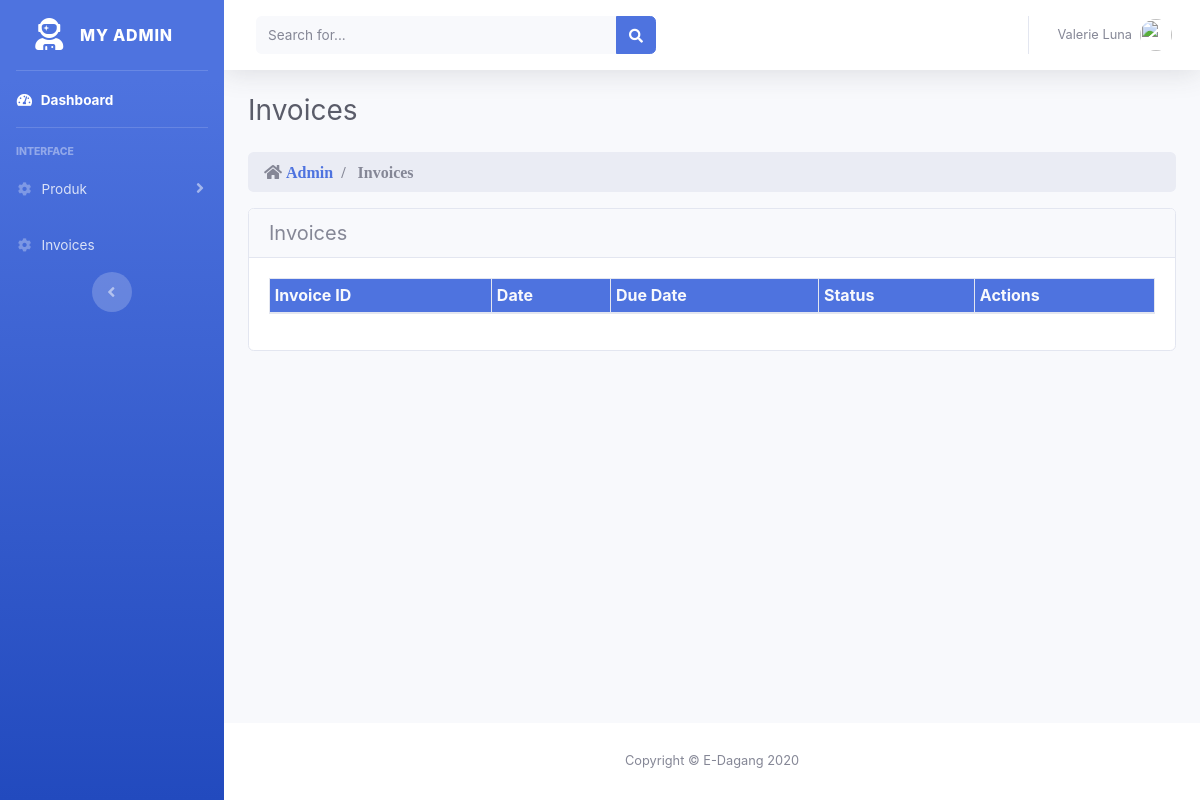
Page /index.php/admin/invoices on the earlier database version.
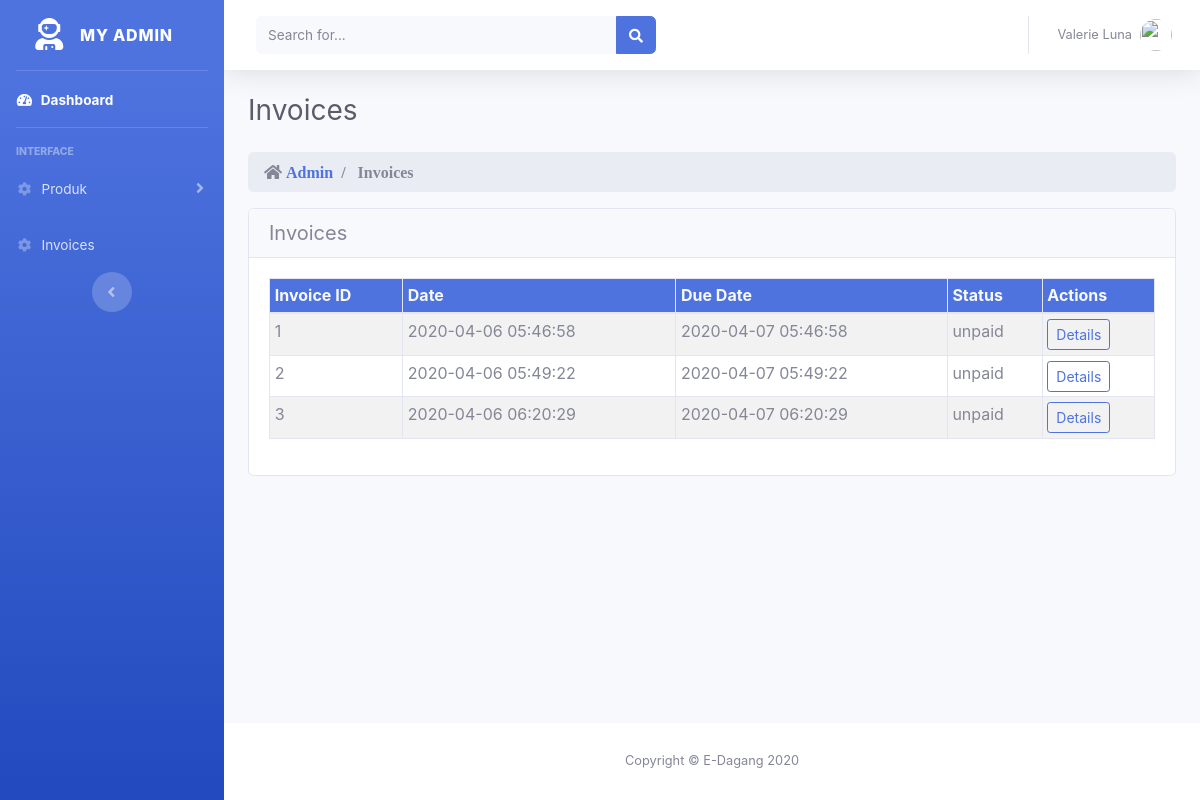
Same page on the later database version.
### tables this page shows
CREATE TABLE `invoices` (
  `id` int(11) NOT NULL,
  `date` datetime NOT NULL,
  `due_date` datetime NOT NULL,
  `status` varchar(12) NOT NULL
);

### application/controllers/admin/Invoices.php (called while the page is built, shortened)
<?php if ( ! defined('BASEPATH')) exit('No direct script access allowed');
class Invoices extends CI_Controller {
	public function __construct(){
		$this->load->model('order_model');
	}
	public function index()
	{
		$data['invoices'] = $this->order_model->all();
		$this->load->view('admin/view_invoices', $data);
	}
}

### index.php (called while the page is built, shortened)
<?php
require_once BASEPATH.'core/CodeIgniter.php';

### application/models/Order_model.php (called while the page is built, shortened)
<?php if ( ! defined('BASEPATH')) exit('No direct script access allowed');
class Order_model extends CI_Model {
    public function all()
    {
        $hasil = $this->db->get('invoices');
        if($hasil->num_rows() > 0){
            return $hasil->result();
        } else {
            return false;
        }
    }
}

### application/views/admin/view_invoices.php (the view, shortened to what this page needs)
<!DOCTYPE html>
<html lang="en">
<head>
	<?php $this->load->view('admin/_partials/head.php'); ?>
</head>
<body id="page-top">
<div id="wrapper">
	<?php $this->load->view('admin/_partials/sidebar.php'); ?>
  <div id="content-wrapper" class="d-flex flex-column">
    <div id="content">
				<?php $this->load->view('admin/_partials/navbar.php'); ?>
      <div class="container-fluid">
        <div class="d-sm-flex align-items-center justify-content-between mb-4">
          <h1 class="h3 mb-0 text-gray-800">Invoices</h1>
        </div>
				<?php $this->load->view('admin/_partials/breadcrumb.php'); ?>
					<div class="card">
						<h5 class="card-header">Invoices</h5>
						<div class="card-body">
							<div class="row">
								<div class="col-md-12">
									<table id="myTable"
													class="table table-striped table-bordered table-hover table-sm">
										<thead>
											<tr class="bg-primary text-gray-100">
												<th>Invoice ID</th>
												<th>Date</th>
												<th>Due Date</th>
													<th>Status</th>
												<th>Actions</th>
											</tr>
										</thead>
										<tbody>
											<?php foreach($invoices as $invoice) : ?>
											<tr>
												<td><?=$invoice->id?></td>
												<td><?=$invoice->date?></td>
												<td><?=$invoice->due_date?></td>
												<td><?=$invoice->status?></td>
												<td>
													<?=anchor(	'admin/invoices/detail/' . $invoice->id,'Details',
																			['class'=>'btn btn-default btn-sm btn-outline-primary'])
													?>
																			</td>
											</tr>
											<?php endforeach; ?>
										</tbody>
									</table>
								</div>
							</div>
						</div>
					</div>
        </div>
      </div>
		<?php $this->load->view('admin/_partials/footer.php') ?>
    </div>
  </div>
</body>
</html>

### application/views/admin/_partials/head.php (shortened to what this page needs)
<link href="<?php echo base_url('assets/fontawesome-free/css/all.min.css') ?>" rel="stylesheet" type="text/css">
<link href="<?php echo base_url('css/sb-admin-2.min.css') ?>" rel="stylesheet">

### application/views/admin/_partials/sidebar.php (shortened to what this page needs)
<ul class="navbar-nav bg-gradient-primary sidebar sidebar-dark accordion" id="accordionSidebar">
<a class="sidebar-brand d-flex align-items-center justify-content-center"
		href="<?php echo site_url('admin/') ?>">
	<div class="sidebar-brand-icon">
		<i class="fas fa-user-astronaut"></i>
	</div>
	<div class="sidebar-brand-text mx-3">MY Admin</div>
</a>
<hr class="sidebar-divider my-0">
<li class="nav-item active">
	<a class="nav-link" href="<?php echo site_url('admin/') ?>">
		<i class="fas fa-fw fa-tachometer-alt"></i>
		<span>Dashboard</span></a>
</li>
<hr class="sidebar-divider">
<div class="sidebar-heading">
	Interface
</div>
<li class="nav-item">
	<a class="nav-link collapsed" href="#" data-toggle="collapse" data-target="#collapseTwo" aria-expanded="true" aria-controls="collapseTwo">
		<i class="fas fa-fw fa-cog"></i>
		<span>Produk</span>
	</a>
</li>
<li class="nav-item">
	<a class="nav-link collapsed" href="<?php echo site_url('admin/invoices') ?>" >
		<i class="fas fa-fw fa-cog"></i>
		<span>Invoices</span>
	</a>
</li>
<div class="text-center d-none d-md-inline">
	<button class="rounded-circle border-0" id="sidebarToggle"></button>
</div>
</ul>

### application/views/admin/_partials/navbar.php (shortened to what this page needs)
<nav class="navbar navbar-expand navbar-light bg-white topbar mb-4 static-top shadow">
          <form class="d-none d-sm-inline-block form-inline mr-auto ml-md-3 my-2 my-md-0 mw-100 navbar-search">
            <div class="input-group">
              <input type="text" class="form-control bg-light border-0 small" placeholder="Search for..." aria-label="Search" aria-describedby="basic-addon2">
              <div class="input-group-append">
                <button class="btn btn-primary" type="button">
                  <i class="fas fa-search fa-sm"></i>
                </button>
              </div>
            </div>
          </form>
          <ul class="navbar-nav ml-auto">
            <li class="nav-item dropdown no-arrow">
              <a class="nav-link dropdown-toggle" href="#" id="userDropdown" role="button" data-toggle="dropdown" aria-haspopup="true" aria-expanded="false">
                <span class="mr-2 d-none d-lg-inline text-gray-600 small">Valerie Luna</span>
                <img class="img-profile rounded-circle" src="https://source.unsplash.com/QAB-WJcbgJk/60x60">
              </a>
            </li>
          </ul>
</nav>

### application/views/admin/_partials/breadcrumb.php
<ol class="breadcrumb">
	<?php foreach ($this->uri->segments as $segment): ?>
		<?php
			$url = substr($this->uri->uri_string, 0, strpos($this->uri->uri_string, $segment)) . $segment;
			$is_active =  $url == $this->uri->uri_string;
		?>
    <li class="breadcrumb-item <?php echo $is_active ? 'active': '' ?> fa fa-home">
			<?php if($is_active): ?>
				<?php echo ucfirst($segment) ?>
			<?php else: ?>
				<a href="<?php echo site_url($url) ?>"><?php echo ucfirst($segment) ?></a>
			<?php endif; ?>
		</li>
	<?php endforeach; ?>
</ol>

### application/views/admin/_partials/footer.php
<footer class="sticky-footer bg-white">
  <div class="container my-auto">
      <div class="copyright text-center my-auto">
        <span>Copyright © <?php echo SITE_NAME ." ". Date('Y') ?></span>
      </div>
  </div>
</footer>

Differences in the rows shown:
added invoices: id "1", date "2020-04-06 05:46:58", due_date "2020-04-07 05:46:58", status "unpaid", id "Details"
added invoices: id "2", date "2020-04-06 05:49:22", due_date "2020-04-07 05:49:22", status "unpaid", id "Details"
added invoices: id "3", date "2020-04-06 06:20:29", due_date "2020-04-07 06:20:29", status "unpaid", id "Details"
